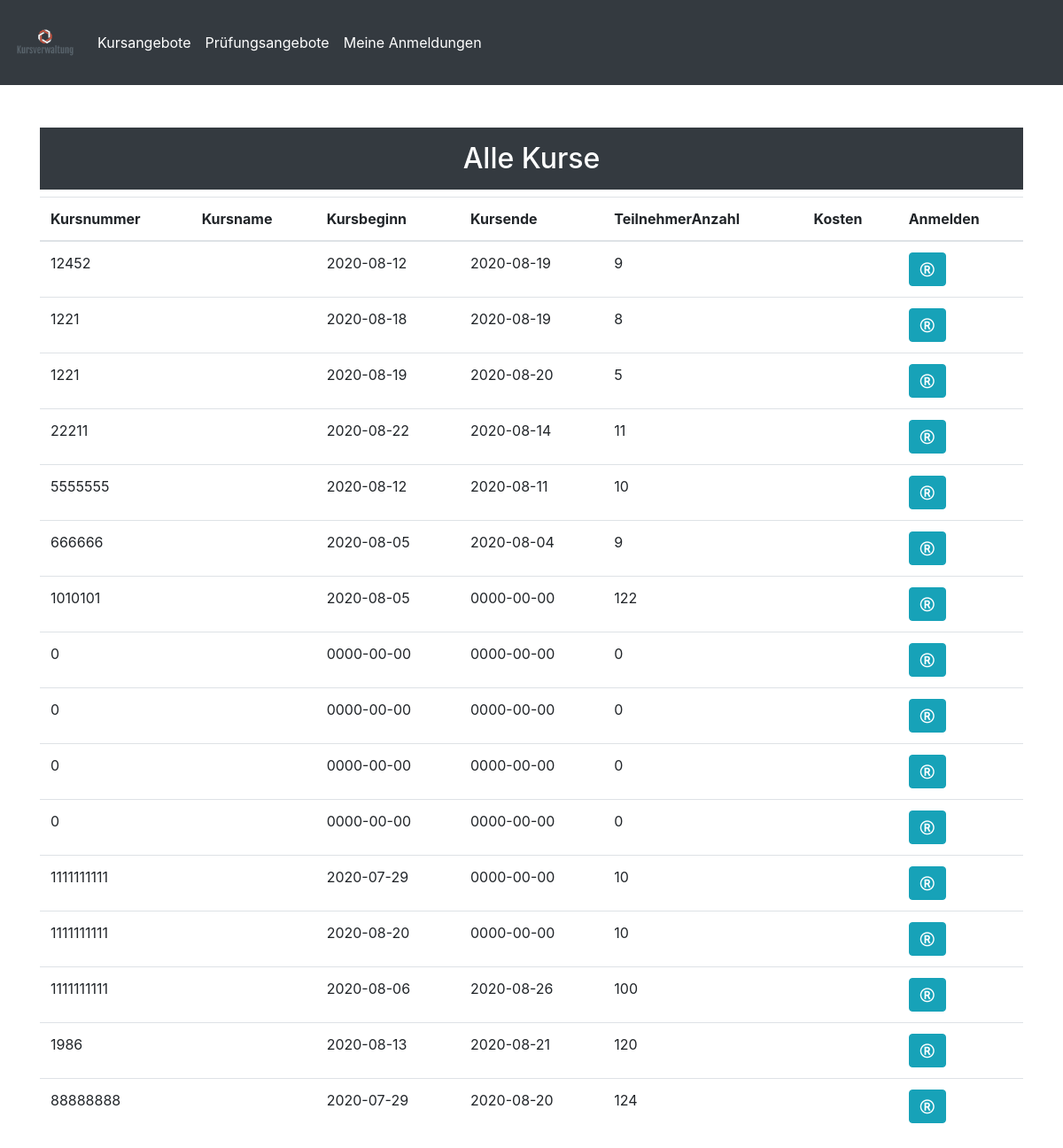
The app's page /user/kListe.php, older data.
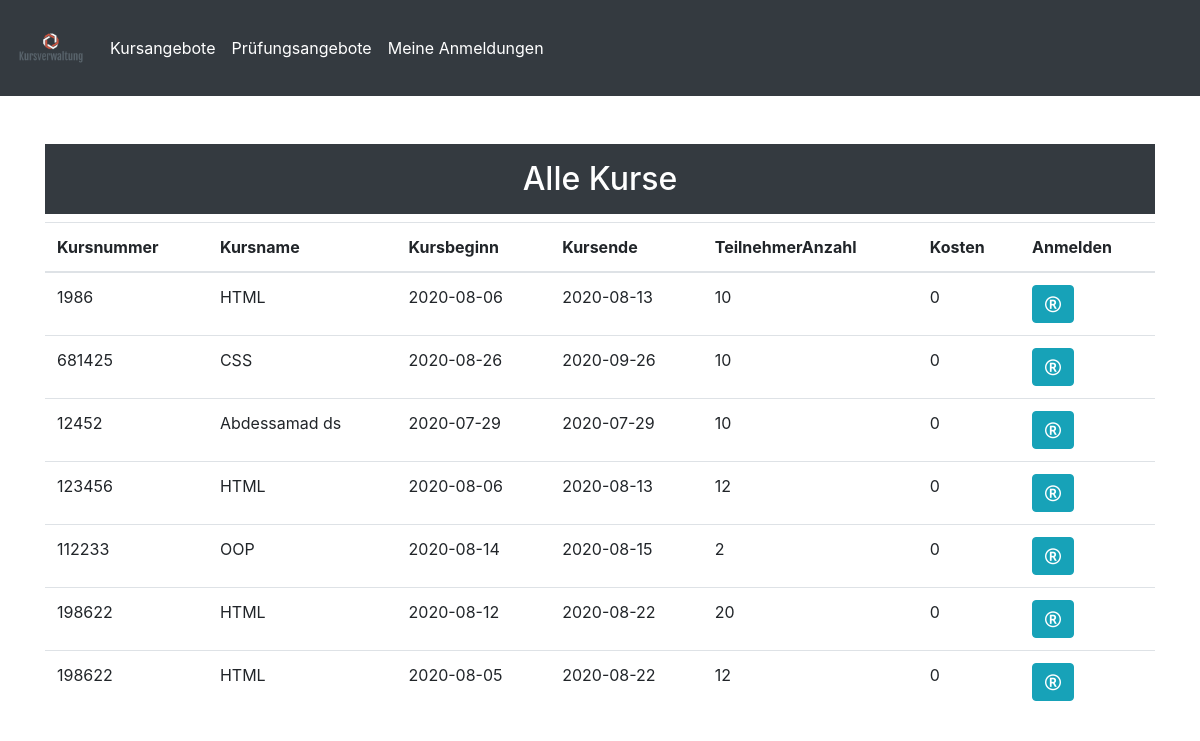
The same page, newer data.
### tables this page shows
CREATE TABLE `kurs` (
  `kursID` int(11) NOT NULL,
  `kursNummer` int(11) NOT NULL,
  `kursName` varchar(255) NOT NULL,
  `kursBeginn` date NOT NULL,
  `kursEnde` date NOT NULL,
  `teilnehmerAnzahl` int(11) NOT NULL,
  `dozentID` int(11) NOT NULL,
  `kosten` decimal(10,0) NOT NULL,
  `kursCreated` timestamp NOT NULL DEFAULT current_timestamp()
);

### class/database.php (called while the page is built, shortened)
<?php
class Database
{
  private $serverName = "localhost";
  private $userName = "root";
  private $password = "";
  private $dbName = "kursverwaltung";
  private $con;
  public function __construct()
  {
    $this->con = new mysqli($this->serverName, $this->userName, $this->password, $this->dbName);
  }
   public function read($table)
   {
     $sql="SELECT * FROM $table";
     $result = mysqli_query($this->con, $sql);
     while($row = mysqli_fetch_assoc($result))
      {
        $data[] = $row;
      }
       return $data;
    }
}
 ?>

### user/kListe.php (the view)
<?php
include('incUser\header.php');
?>
<div class="container">
  <div class="row">
    <div class="col-sm-12">
      <h2 class="p-3 col text-center mt-5 text-white bg-dark"> Alle Kurse </h2>
      <table class="table">
        <thead>
         <tr>
          <th scope="col"> Kursnummer </th>
          <th scope="col"> Kursname</th>
          <th scope="col"> Kursbeginn </th>
          <th scope="col"> Kursende </th>
          <th scope="col"> TeilnehmerAnzahl </th>
          <th scope="col"> Kosten </th>
          <th scope="col"> Anmelden </th>
         </tr>
        </thead>
      <tbody>
        <?php foreach ($db->read('kurs') as $row): ?>
          <tr>
            <td scope="row"><?php echo $row['kursNummer'] ?></td>
            <td scope="row"><?php echo $row['kursName'] ?></td>
            <td scope="row"><?php echo $row['kursBeginn'] ?></td>
            <td scope="row"><?php echo $row['kursEnde'] ?></td>
            <td scope="row"><?php echo $row['teilnehmerAnzahl'] ?></td>
            <td scope="row"><?php echo $row['kosten'] ?></td>
            <td>
             <a href="" class="btn btn-info"><i class="fa fa-registered"></i></a>
            </td>
          </tr>
          <?php endforeach; ?>
        </tbody>
      </div>
  </div>
</div>
<?php
include('incUser\footer.php');
?>

Row changes from the older to the newer data that the page shows:
removed kurs: kursNummer "12452", kursBeginn "2020-08-12", kursEnde "2020-08-19", teilnehmerAnzahl "9"
removed kurs: kursNummer "1221", kursBeginn "2020-08-18", kursEnde "2020-08-19", teilnehmerAnzahl "8"
removed kurs: kursNummer "1221", kursBeginn "2020-08-19", kursEnde "2020-08-20", teilnehmerAnzahl "5"
removed kurs: kursNummer "22211", kursBeginn "2020-08-22", kursEnde "2020-08-14", teilnehmerAnzahl "11"
removed kurs: kursNummer "5555555", kursBeginn "2020-08-12", kursEnde "2020-08-11", teilnehmerAnzahl "10"
removed kurs: kursNummer "666666", kursBeginn "2020-08-05", kursEnde "2020-08-04", teilnehmerAnzahl "9"
removed kurs: kursNummer "1010101", kursBeginn "2020-08-05", kursEnde "0000-00-00", teilnehmerAnzahl "122"
removed kurs: kursNummer "0", kursBeginn "0000-00-00", kursEnde "0000-00-00", teilnehmerAnzahl "0"
removed kurs: kursNummer "0", kursBeginn "0000-00-00", kursEnde "0000-00-00", teilnehmerAnzahl "0"
removed kurs: kursNummer "0", kursBeginn "0000-00-00", kursEnde "0000-00-00", teilnehmerAnzahl "0"
removed kurs: kursNummer "0", kursBeginn "0000-00-00", kursEnde "0000-00-00", teilnehmerAnzahl "0"
removed kurs: kursNummer "1111111111", kursBeginn "2020-07-29", kursEnde "0000-00-00", teilnehmerAnzahl "10"
removed kurs: kursNummer "1111111111", kursBeginn "2020-08-20", kursEnde "0000-00-00", teilnehmerAnzahl "10"
removed kurs: kursNummer "1111111111", kursBeginn "2020-08-06", kursEnde "2020-08-26", teilnehmerAnzahl "100"
removed kurs: kursNummer "1986", kursBeginn "2020-08-13", kursEnde "2020-08-21", teilnehmerAnzahl "120"
removed kurs: kursNummer "88888888", kursBeginn "2020-07-29", kursEnde "2020-08-20", teilnehmerAnzahl "124"
added kurs: kursNummer "1986", kursName "HTML", kursBeginn "2020-08-06", kursEnde "2020-08-13", teilnehmerAnzahl "10", kosten "0"
added kurs: kursNummer "681425", kursName "CSS", kursBeginn "2020-08-26", kursEnde "2020-09-26", teilnehmerAnzahl "10", kosten "0"
added kurs: kursNummer "12452", kursName "Abdessamad ds", kursBeginn "2020-07-29", kursEnde "2020-07-29", teilnehmerAnzahl "10", kosten "0"
added kurs: kursNummer "123456", kursName "HTML", kursBeginn "2020-08-06", kursEnde "2020-08-13", teilnehmerAnzahl "12", kosten "0"
added kurs: kursNummer "112233", kursName "OOP", kursBeginn "2020-08-14", kursEnde "2020-08-15", teilnehmerAnzahl "2", kosten "0"
added kurs: kursNummer "198622", kursName "HTML", kursBeginn "2020-08-12", kursEnde "2020-08-22", teilnehmerAnzahl "20", kosten "0"
added kurs: kursNummer "198622", kursName "HTML", kursBeginn "2020-08-05", kursEnde "2020-08-22", teilnehmerAnzahl "12", kosten "0"
